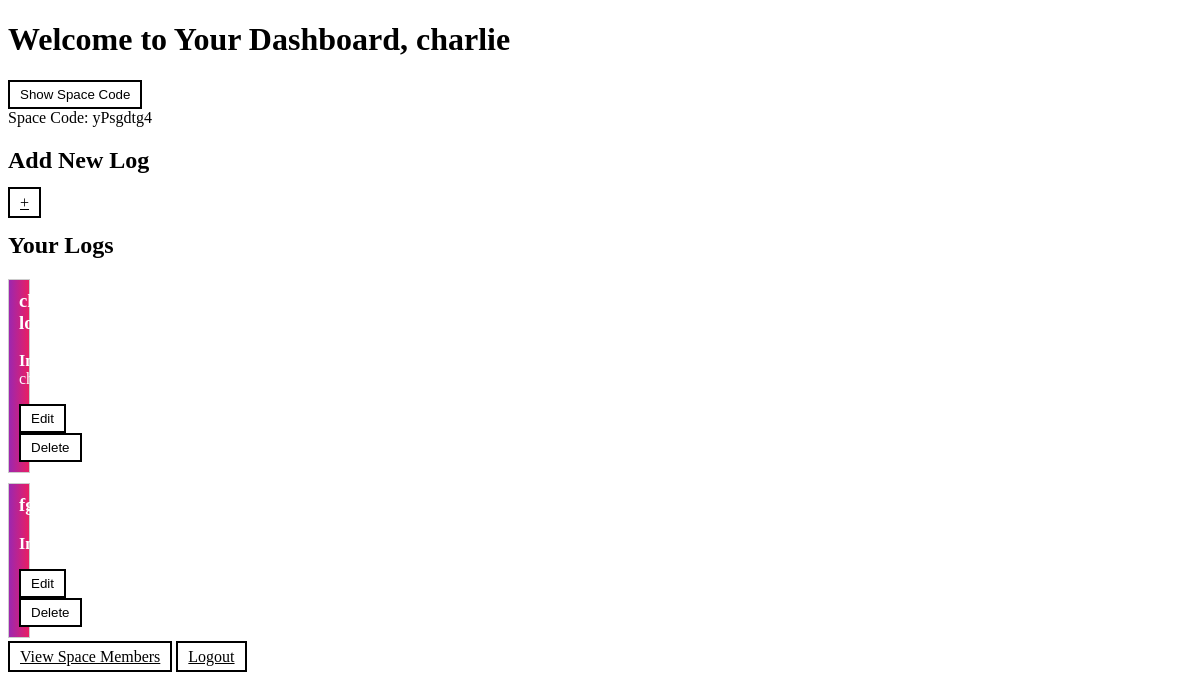
The page /dashboard/4/ (signed in) on the database as committed earlier.
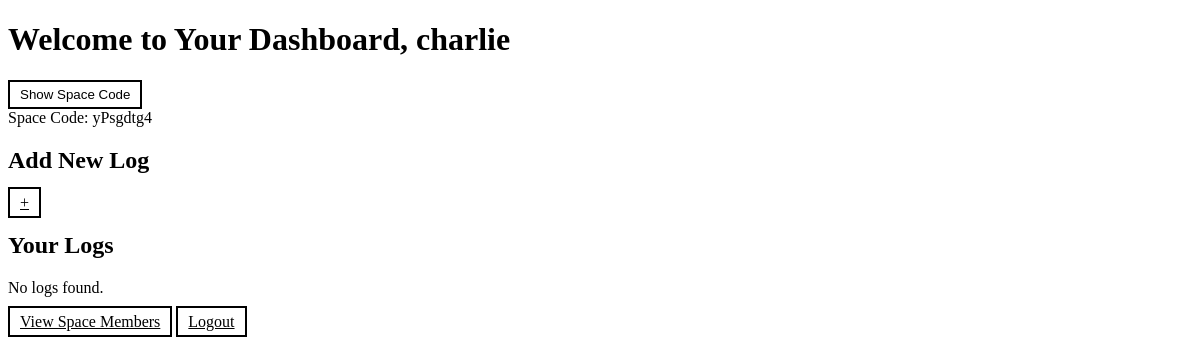
The same page on the database as committed later.
### AssetManagerApp/models.py (models this page shows, shortened)
class Space(models.Model):
    owner = models.ForeignKey(User, on_delete=models.CASCADE, related_name='owned_spaces')
    members = models.ManyToManyField(User, related_name='spaces')
    name = models.CharField(max_length=100)
    descriptions = models.TextField()
    code = models.CharField(max_length=8, unique=True, null=True)

class UserLog(models.Model):
    user = models.ForeignKey(User, on_delete=models.CASCADE)
    space = models.ForeignKey('Space', on_delete=models.CASCADE)
    title = models.CharField(max_length=100, default='')
    information = models.TextField()
    created_at = models.DateTimeField(auto_now_add=True)

### AssetManagerApp/views.py (the view)
# urls.py: path('dashboard', views.dashboard, name="dashboard"),
@login_required(login_url="login")
def dashboard(request, space_id):
    space = get_object_or_404(Space, id=space_id)
    if request.method == "POST":
       form = UserLogForm(request.POST)
       if form.is_valid():
           log = form.save(commit=False)
           log.user = request.user
           log.space = space
           log.save()
           return redirect('dashboard', space_id=space_id)
    else:
        form = UserLogForm()
    user_logs = UserLog.objects.filter(space=space)
    return render(request,"AssetManagerApp/dashboard.html", {'form': form, 'user_logs': user_logs, 'space': space})

### AssetManagerApp/templates/AssetManagerApp/dashboard.html (shortened to what this page needs)
<!DOCTYPE html>
<html>
<head>
</head>
<body>
    <h1 class="Text">Welcome to Your Dashboard, {{ request.user.username}} </h1>
    <button class="Button" onclick="toggleCodeDisplay()">Show Space Code</button>
    <div class="code-display" id="codeDisplay">Space Code: {{ space.code }}</div>
    <h2>Add New Log</h2>
    <a href="{% url 'newLog' space_id=space.id %}" class="Button">+</a>
    <h2> Your Logs</h2>
    {% if user_logs %}
    {% for log in user_logs %}
    <div class="log-item">
        <h3>{{ log.title }}</h3>
        <p><strong>Information:</strong>{{ log.information }}</p>
        <form method="post" action="{% url 'editLog' log.id space.id %}">
            <button type="submit" class="Button">Edit</button>
        </form>
        <form method="post" action="{% url 'deleteLog' log.id space.id %}">
            <button type="submit" class="Button">Delete</button>
        </form>
    </div>
    {% endfor %}
    {% else %}
    <p>No logs found.</p>
    {% endif %}
    <a href="{% url 'spaceManage' space_id=space.id %}" class="Button">View Space Members</a>
    <a href="{% url 'logout' %}" class="Button">Logout</a>
</body>
</html>

### AssetManagerApp/templates/AssetManagerApp/dashboard.html (style rules this page uses)
.Button { background-color:white; border: 2px solid black; color: black; padding: 5px 10px; cursor: pointer; }

Rows that differ between the two databases and show on the page:
removed UserLog: title "charlies log"
removed UserLog: title "fgdfg"
Other text that changed with them:
text now shown: "No logs found."
